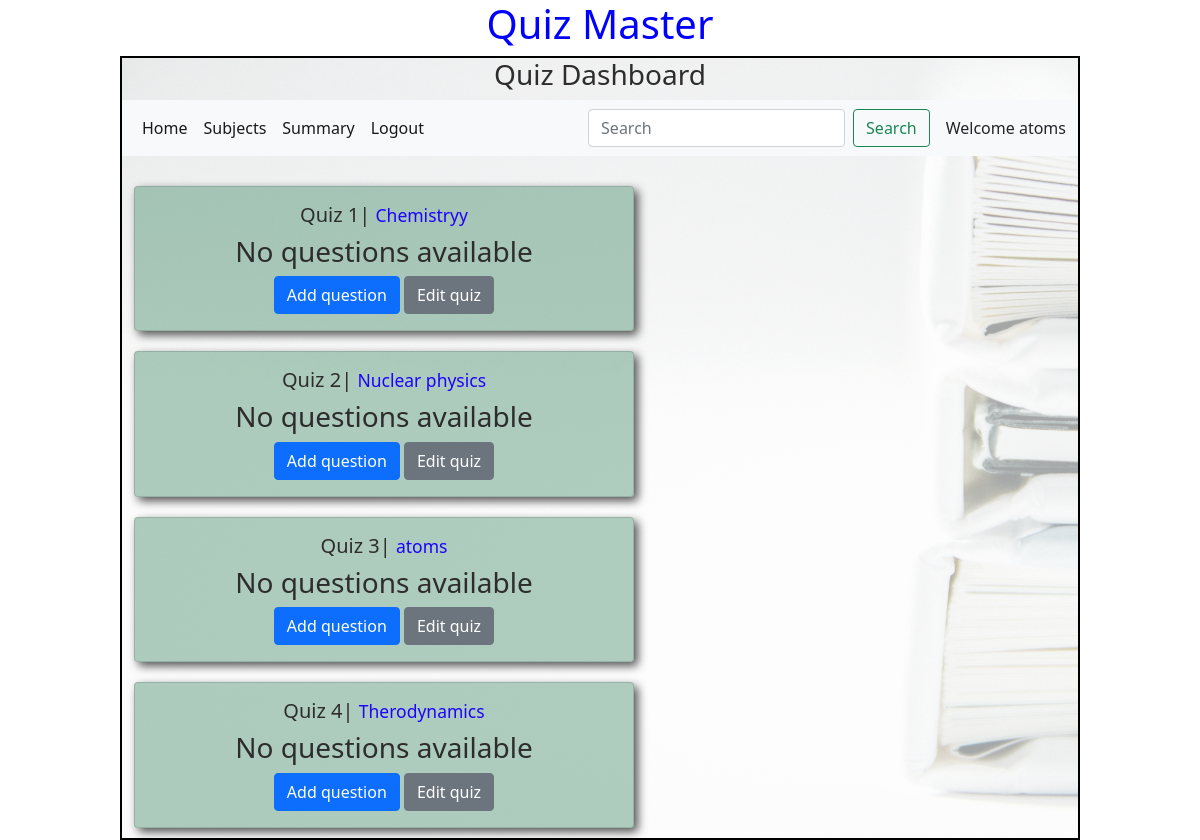
/quiz_dashboard/atoms, run on the app's committed database.
### models/models.py (models this page shows)
class Chapter(db.Model):
    id=db.Column(db.Integer,primary_key=True)
    name=db.Column(db.String,unique=True,nullable=False)
    description=db.Column(db.String)
    Subject_id = db.Column(db.Integer,db.ForeignKey("subject.id"),nullable=False)
    quizes = db.relationship("Quiz",cascade="all,delete",backref="chapter",lazy=True)

class Quiz(db.Model):
    id=db.Column(db.Integer,primary_key=True)
    Chapter_id = db.Column(db.Integer,db.ForeignKey("chapter.id"),nullable=False)
    date_of_quiz = db.Column(db.Date(),nullable=False)
    time_duration = db.Column(db.Time(),nullable =False)
    remarks=db.Column(db.String)
    scores= db.relationship("Score",cascade="all,delete",backref="quiz",lazy=True)
    questions = db.relationship("Question",cascade="all,delete",backref="quiz",lazy=True)

### controllers/controller.py (the view)
@app.route('/quiz_dashboard/<name>')
def quiz_dashboard(name):
    quizzes = Quiz.query.join(Chapter).add_columns(Quiz.id,Chapter.name.label('chapter_name')).all()
    return render_template("quiz_dashboard.html",quizs=quizzes,name=name)

### templates/quiz_dashboard.html (shortened to what this page needs)
<!DOCTYPE html>
<html lang="en">
<head>
    <link rel="stylesheet" href="/static/css/style.css">
    <link href="https://cdn.jsdelivr.net/npm/bootstrap@5.0.2/dist/css/bootstrap.min.css" rel="stylesheet">
</head>
<body>
    <div id="container">
        <h1 id="heading">Quiz Master</h1>
        <div id="panel">
            <h3 id="center">Quiz Dashboard</h3>
            <nav class="navbar navbar-expand-lg navbar-light bg-light">
                <div class="container-fluid">
                  <div class="collapse navbar-collapse" id="navbarSupportedContent">
                    <ul class="navbar-nav me-auto mb-2 mb-lg-0">
                      <li class="nav-item">
                        <a class="nav-link active" aria-current="page" href="#">Home</a>
                      </li>
                      <li class="nav-item">
                        <a class="nav-link active" href="/admin/{{name}}">Subjects</a>
                      </li>
                      <li class="nav-item">
                        <a class="nav-link active" href="#">Summary</a>
                      </li>
                      <li class="nav-item">
                        <a class="nav-link active" href="/login">Logout</a>
                      </li>
                    </ul>
                    <form class="d-flex" method="POST" action="/search/{{name}}">
                      <input class="form-control me-2" type="search" placeholder="Search" aria-label="Search" name="search_txt" id="search_txt">
                      <button class="btn btn-outline-success" type="submit">Search</button>
                    </form>
                  </div>
                  <span class="ms-3">Welcome {{name}}</span>
                </div>
              </nav>
              <div class="container" style="margin-top: 10px;margin-bottom: 10px;">
                {%if quizs%}
                <div class="row">
                  {%for quiz in quizs%}
                  <div class="col" style="margin-top: 20px;">
                    <div id="shadow" class="card" style="width: 500px;">
                        <div class="card-body" >
                          <h5 id="center" class="card-title">Quiz {{quiz.id}}| <small style="color: rgb(28, 2, 255);">  {{ quiz.chapter_name }}</small></h5>
                          {%if quiz.questions%}
                          <table class="table">
                            <thead>
                              <tr class="table-dark">
                                <th scope="col">Id</th>
                                <th scope="col">Question title</th>
                                <th scope="col">Action</th>
                              </tr>
                            </thead>
                            <tbody>
                              {%for question in quiz.questions%}
                              <tr>
                                <td>{{question.id}}</td>
                                <td>{{question.question_statement}}</td>
                                <td><a href="" type="button" class="btn btn-primary" >Edit</a> | <a href="#" type="button" class="btn btn-danger">delete</a></td>
                              </tr>
                              {%endfor%}
                            </tbody>
                          </table>
                          {%else%}
                          <h3 id="center">No questions available</h3>
                          {%endif%}
                          <div id="center">
                            <a href="#" type="button" class="btn btn-primary">Add question</a>
                            <a href="/edit_quiz/{{quiz.id}}/{{name}}" type="button" class="btn btn-secondary">Edit quiz</a>
                          </div>
                        </div>
                      </div>
                  </div>
                  {%endfor%}
                </div>
                {%else%}
                <h3 id="center">No quizs are available!</h3>
                {%endif%}
              </div>
        </div>
    </div>
</body>
</html>

### static/css/style.css (style rules this page uses)
* { margin: 0px; }
#panel { border: 2px solid black; }
#panel { width: 80%; min-height: 580px; margin: auto; background-image: url('/static/images/book_bg.jpg'); background-size: cover; background-color: rgba(255, 255, 255, 0.647); background-blend-mode: overlay; }
#center { text-align: center; color: rgb(45, 45, 45); }
#heading { text-align: center; color: rgb(0, 0, 255); }
#shadow { background-color: rgba(23, 111, 67, 0.342); box-shadow: 4px 4px 10px rgba(0, 0, 0, 0.675); }

### data on the page
Chapter: name "atoms"
Quiz: id "1", chapter_name "Chemistryy"
Quiz: id "2", chapter_name "Nuclear physics"
Quiz: id "3", chapter_name "atoms"
Quiz: id "4", chapter_name "Therodynamics"
